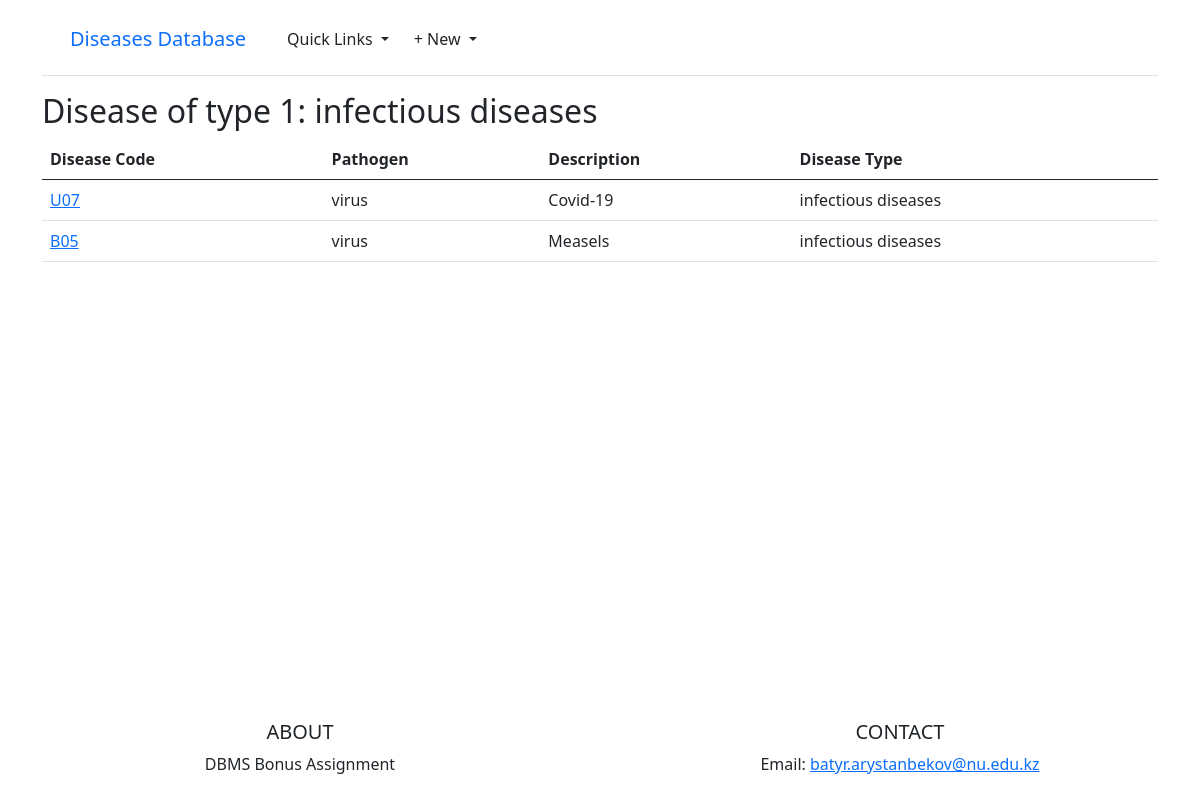
Page /disease_types/1/diseases/ on the committed database.
### objects/models.py (models this page shows, shortened)
class DiseaseType(models.Model):
    id = models.AutoField(primary_key=True)
    description = models.CharField(max_length=140)

class Disease(models.Model):
    disease_code = models.CharField(max_length=50, primary_key=True)
    pathogen = models.CharField(max_length=20)
    description = models.CharField(max_length=140)
    id = models.ForeignKey(DiseaseType, on_delete=models.CASCADE)

### objects/views.py (the view)
# urls.py: path('disease_types/<int:pk>/diseases/', list_diseases_by_type, name='disease_type_diseases'),
def list_diseases_by_type(request, pk):
    diseases = Disease.objects.filter(id=pk)
    template = loader.get_template('disease_type/disease_type_diseases.html')
    context = {
        'disease_type_id': pk,
        'disease_type': DiseaseType.objects.get(id=pk).description,
        'diseases': diseases,
    }
    return HttpResponse(template.render(context, request))

### templates/disease_type/disease_type_diseases.html (shortened to what this page needs)
{% extends "base.html" %}
{% block content %}
<h2>Disease of type {{ disease_type_id }}: {{disease_type}} </h2>
<table class="table">
    <thead class="thead-dark">
      <tr>
        <th scope="col">Disease Code</th>
        <th scope="col">Pathogen</th>
        <th scope="col">Description</th>
        <th scope="col">Disease Type</th>
      </tr>
    </thead>
    <tbody>
    {% for d in diseases %}
            <tr>
                <td><a href="{% url 'disease_detail' d.disease_code %}">{{ d.disease_code }}</a></td>
                <td>{{ d.pathogen }}</td>
                <td>{{ d.description }}</td>
                <td>{{ d.id.description }}</td>
            </tr>
    {% endfor %}
    </tbody>
  </table>
{% endblock content %}

### static/css/carousel.css (style rules this page uses)
body { padding-top: 0.2rem; padding-bottom: 0.5rem; color: #5a5a5a; }

### rows in the picture
DiseaseType: description "infectious diseases"
Disease: disease_code "U07", pathogen "virus", description "Covid-19", id.description "infectious diseases"
Disease: disease_code "B05", pathogen "virus", description "Measels", id.description "infectious diseases"

### other values in the picture
{{ disease_type_id }} "1"
